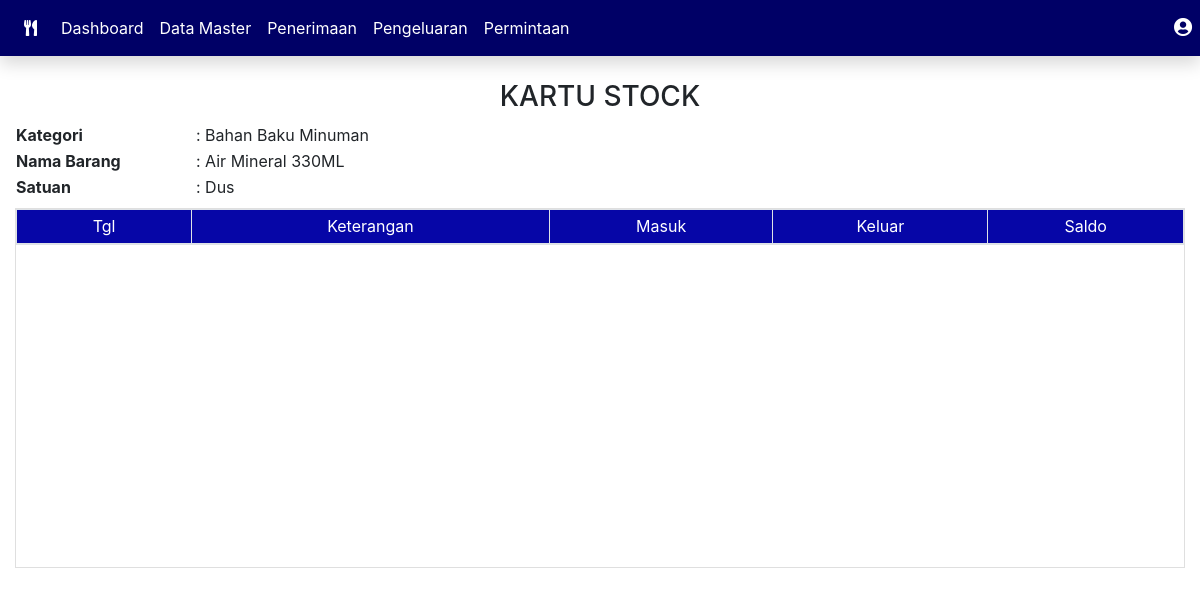
/barang/history?id=226, run on the app's committed database.
### tables this page shows
CREATE TABLE `barang` (
  `id_barang` int(11) NOT NULL,
  `kode_barang` varchar(255) NOT NULL,
  `nama_barang` varchar(255) NOT NULL,
  `id_kategori` int(5) NOT NULL,
  `satuan` varchar(50) NOT NULL,
  `stok` int(10) NOT NULL,
  `created_at` timestamp NOT NULL DEFAULT current_timestamp(),
  `updated_at` timestamp NOT NULL DEFAULT current_timestamp() ON UPDATE current_timestamp()
);

CREATE TABLE `kategori` (
  `id_kategori` int(11) NOT NULL,
  `nama_kategori` varchar(255) NOT NULL,
  `created_at` timestamp NOT NULL DEFAULT current_timestamp(),
  `updated_at` timestamp NOT NULL DEFAULT current_timestamp() ON UPDATE current_timestamp()
);

### application/controllers/Barang.php (called while the page is built, shortened)
<?php
class Barang extends CI_Controller
{
    function __construct()
    {
        $this->load->model('MasterModel', 'mastermodel');
    }
    public function history()
    {
        $id = $this->input->get('id');
        $x['brg'] = $this->mastermodel->get_detail_barang($id);
        $x['data'] = $this->mastermodel->kartu_stok($id);
        $this->load->view('KartuStockView', $x);
    }
}

### index.php (called while the page is built, shortened)
<?php
require_once BASEPATH.'core/CodeIgniter.php';

### application/models/MasterModel.php (called while the page is built, shortened)
<?php
class MasterModel extends CI_Model
{
    function get_detail_barang($kode)
    {
        return $this->db->query("SELECT barang.*, kategori.nama_kategori FROM barang JOIN kategori ON barang.id_kategori = kategori.id_kategori WHERE barang.id_barang = '$kode' ORDER BY barang.kode_barang ASC");
    }
}

### application/views/KartuStockView.php (the view, shortened to what this page needs)
<!DOCTYPE html>
<html lang="en">
<head>
    <link rel="stylesheet" type="text/css" href="<?= base_url() . 'assets/css/style.css' ?>">
    <link rel="stylesheet" type="text/css" href="<?= base_url() . 'assets/vendor/bootstrap/dist/css/bootstrap.min.css' ?>">
    <link rel="stylesheet" type="text/css" href="<?= base_url() . 'assets/vendor/datatables/datatables.css' ?>">
    <link rel="stylesheet" type="text/css" href="<?= base_url() . 'assets/vendor/fontawesome/css/all.min.css' ?>">
</head>
<body>
    <?php $this->load->view('partials/nav');
    $a = $brg->row_array();
    ?>
    <div class="container-fluid my-4">
        <h3 class="text-center">KARTU STOCK</h3>
        <table>
            <tr>
                <td class="font-weight-bold" width="180px">Kategori</td>
                <td> : <?= $a['nama_kategori'] ?></td>
            </tr>
            <tr>
                <td class="font-weight-bold">Nama Barang</td>
                <td> : <?= $a['nama_barang'] ?></td>
            </tr>
            <tr>
                <td class="font-weight-bold">Satuan</td>
                <td> : <?= $a['satuan'] ?></td>
            </tr>
        </table>
        <div class="card rounded-0 my-2" style="height: 360px; overflow-y:auto;">
            <div class="card-body p-0">
                <div class="card-text">
                    <div class="table-responsive">
                        <table class="table table-sm table-bordered table-striped">
                            <thead class="bg-dark text-white stick">
                                <th class="text-center" width="15%">Tgl</th>
                                <th class="text-center">Keterangan</th>
                                <th class="text-center">Masuk</th>
                                <th class="text-center">Keluar</th>
                                <th class="text-center">Saldo</th>
                            </thead>
                        </table>
                    </div>
                </div>
            </div>
        </div>
    </div>
</body>
</html>

### assets/css/style.css (style rules this page uses)
thead th { background-color: #0606a7; color: white; font-weight: normal !important; text-align: center; }

### application/views/KartuStockView.php (style rules this page uses)
.stick { position: sticky !important; top: 0; }

### data on the page
barang: id_kategori.nama_kategori "Bahan Baku Minuman", nama_barang "Air Mineral 330ML", satuan "Dus"
